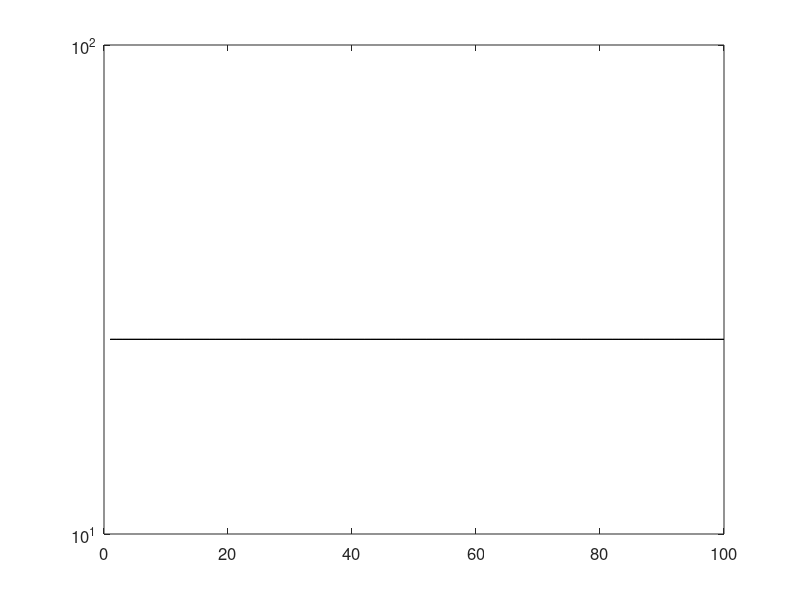

The MATLAB source for this figure: (Note: this script raises an error after producing the figure.)
%%
clear
%%
path=('beta_init_multi/');
files = dir(path);
fileIndex = find(~[files.isdir]);
fileNames={}; dataFiles = {};
realSizeFileName={}; realSizeFiles={};
for i = 1:length(fileIndex)
    fileName = files(fileIndex(i)).name;
    if fileName(1) == '.'       
        continue; 
    elseif fileName(end-3:end) == '.mat'
        fileNames{end+1} = files(fileIndex(i)).name;
    end
end
for i=1:numel(fileNames)
    dataFiles{i} = importdata([path fileNames{i}]);
    
end

%%
%N20, M768, k32

colorList = [   [0.301,  0.745,  0.933]; 
                [0.000,  0.447,  0.741]; 
                [0.850,  0.325,  0.098]; 
                [0.929,  0.694,  0.125]; 
                [0.466,  0.674,  0.188]];

experiments = {{},{},{},{},{}};

for expIdx=1:numel(experiments)
    experiments{expIdx}.beta = [];
    experiments{expIdx}.error = [];
    experiments{expIdx}.testError = [];
    experiments{expIdx}.SNR = [];
    experiments{expIdx}.convergence = [];
    experiments{expIdx}.norm = [];    
    
end
            
for file=dataFiles
    data1 = file{:};
    expIdx = 0;
    switch data1.exp
        case '100100100'
%             continue
            expIdx = 1;
        case '10010020'
            expIdx = 2;
        case '1002020'
            expIdx = 3;
        case '2010020'
            expIdx = 4;
        case '2076832'
            expIdx = 5;
    end
    
    experiments{expIdx}.description = data1.description;
    experiments{expIdx}.title = data1.titleDescription;
    experiments{expIdx}.beta = [experiments{expIdx}.beta; data1.beta];
    experiments{expIdx}.error = [experiments{expIdx}.error; data1.error];
    experiments{expIdx}.testError = [experiments{expIdx}.testError; data1.error_test];
    experiments{expIdx}.SNR = [experiments{expIdx}.SNR; data1.SNRdB];
    experiments{expIdx}.color = colorList(expIdx,:);
    experiments{expIdx}.convergence = [experiments{expIdx}.convergence; data1.convergence];
    experiments{expIdx}.norm = [experiments{expIdx}.norm; data1.w_true_norm];
end

experiments(1)=[];

iterations = 1000;
intraIterations = 100;
model.beta = 25;
%%

figure(1);
for exp = experiments
    exp = exp{:};
    plot(mean(exp.beta,1)), hold on;
    plot(ones(intraIterations,1)*model.beta, 'k');
end
set(gca,'fontsize',12);
set(gca, 'YScale', 'log');
hold off;

%%
% ticks=1:100;
% tickLabels = strsplit(int2str(ticks*10));
% experiments{4}.norm(1001:1100,:) = [];
figure(2);
for exp = experiments
    exp = exp{:};
    plot(mean((exp.error./(exp.norm.^2)),1), 'Color', exp.color); hold on;
%     plot(mean(exp.testError,1), 'Color', exp.color);
    exp.title;
end
title('MSE of parameters as a function of chosen \beta.');
set(gca,'fontsize',12);
set(gca, 'YScale', 'log');
xlabel('\beta');
ylabel('MSE');
legend('N100,M100,k20', 'N100,M20,k20','N20,M100,k20','N20,M768,k32');
% legend('N100,M100,k100,Train', 'N100,M100,k100,Test', 'N100,M100,k20,Train', 'N100,M100,k20,Test', 'N100,M20,k20,Train','N100,M20,k20,Test','N20,M100,k20,Train','N20,M100,k20,Test');
figure(2),hold off;

%%

figure(4);
for exp = experiments
    exp = exp{:};
    plot(mean(exp.convergence,1), 'Color', exp.color); hold on;
end
title('Iterations before converging');
set(gca,'fontsize',12);
set(gca, 'YScale', 'log');
legend('N100,M100,k20', 'N100,M20,k20','N20,M100,k20','N20,M768,k32');
hold off;

%%

figure(3);
for exp = experiments
    exp = exp{:};
    plot(mean(exp.SNR,1), 'Color', exp.color); hold on;
end
title('SNR');
set(gca,'fontsize',12);
set(gca, 'YScale', 'log');
legend('N100,M100,k20', 'N100,M20,k20','N20,M100,k20','N20,M768,k32');
hold off;

%% 

figure(1);
subplot(2,1,1);
plot(mean(data.beta,1)), hold on;
plot(ones(intraIterations,1)*model.beta, 'k');
hold off;
set(gca, 'YScale', 'log');
% set(gca,'XTick',ticks, 'XTickLabel',tickLabels);
set(gca,'fontsize',12);
xlabel('Number of basis functions');
title('\beta_{EA} as a function of number of basis functions. N = 100.');
ylabel('\beta_{EA}');
% xlim([1 38]);
legend('M-ARD', 'True');
% legend('Evidence approximation', 'True', 'Dense model, fixed \beta', 'Sparse model, fixed \beta', 'True', 'location', 'NorthEast');
% legend('lambda = 0.01', 'lambda = 0.1', 'lambda = 1', 'lambda = 10', 'lambda = 100', 'True', 'location', 'NorthWest');

figure(1);
subplot(2,1,2);
plot(mean(data.w_mard_norm,1)); hold on;
plot(mean(data.w_true_norm,1), 'k'); hold off;
% plot norm of w

set(gca, 'YScale', 'log');
% set(gca,'XTick',ticks, 'XTickLabel',tickLabels);
set(gca,'fontsize',12);
xlabel('Number of basis functions');
ylabel('\mid\midw_{EA}\mid\mid');
% xlim([1 38]);
title('\mid\midw_{EA}\mid\mid as a function of number of basis functions. N = 100.');
% legend('lambda = 0.01', 'lambda = 0.1', 'lambda = 1', 'lambda = 10', 'lambda = 100', 'True', 'location', 'NorthWest');
%

figure(2);
% subplot(3,1,3);
plot((mean(data.error,1))); hold on;
plot(mean(data.error_test,1)); 
% plot((mean(data.error,2)./normalizer)); hold on;
% plot(mean(data.error_test,2)./normalizer); 

% plot(mean(data.error_ridge1,1)); 
hold off;
legend('Train', 'Test', 'Ridge');
% legend('Dense model', 'Sparse model', 'Dense model, fixed \beta', 'Sparse model, fixed \beta', 'location', 'NorthWest');
set(gca, 'YScale', 'log');
% set(gca,'XTick',ticks, 'XTickLabel',tickLabels);
set(gca,'fontsize',12);
